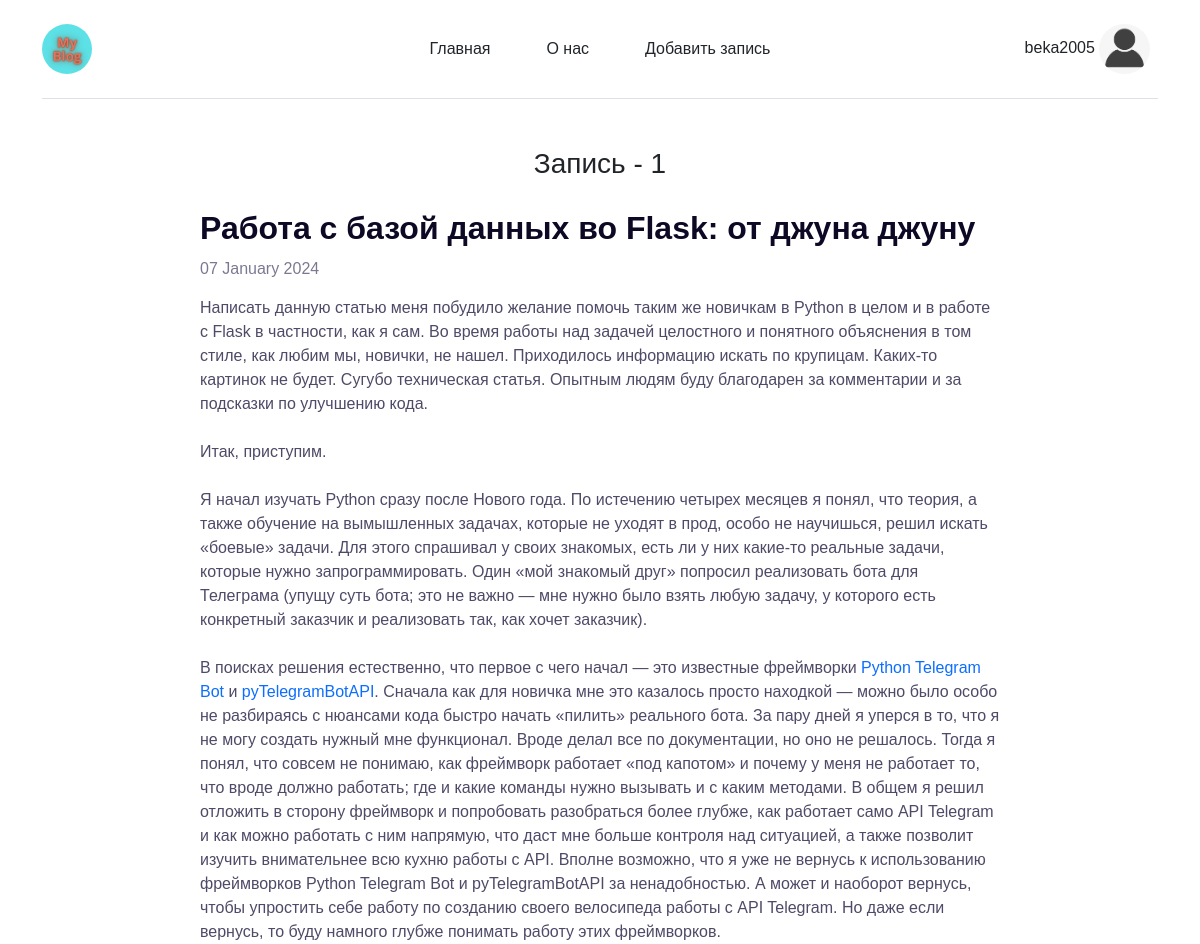
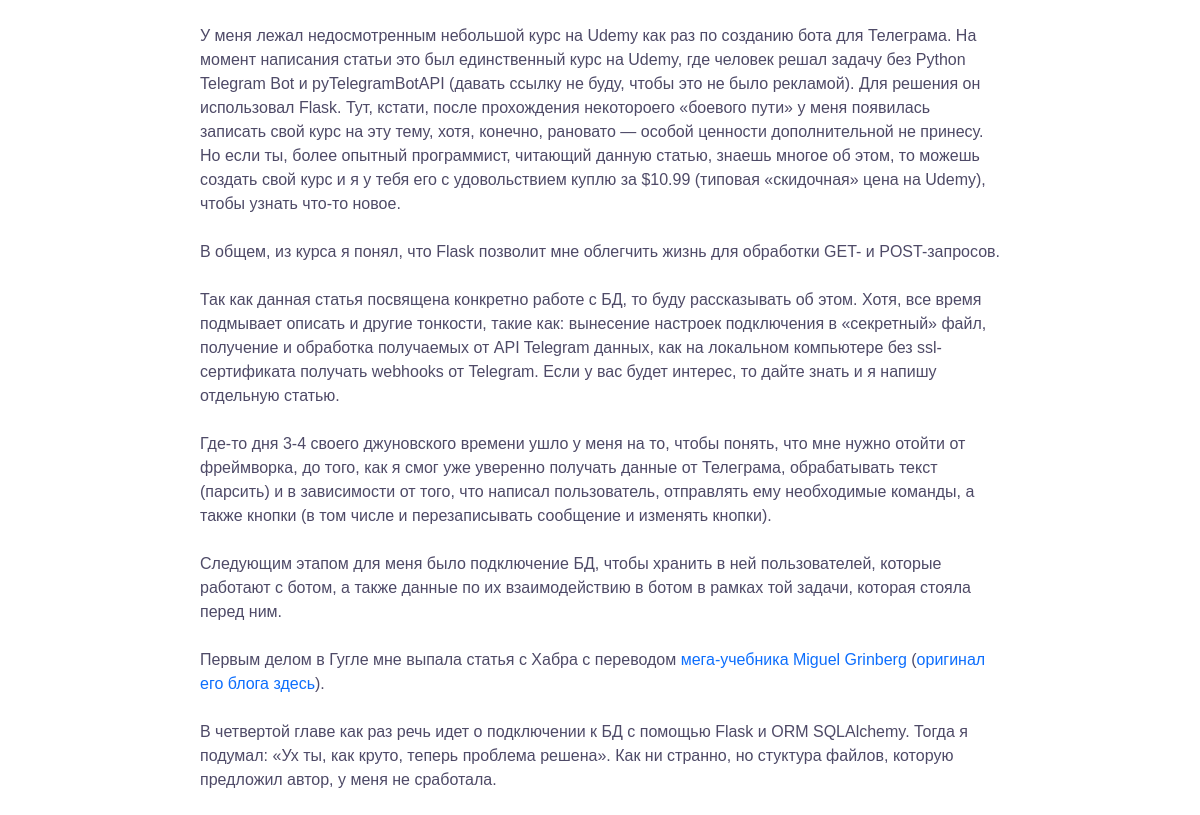
The app's page /read_post/1 (signed in) with its own data (2 pictures, top to bottom).
### app.py (models this page shows, shortened)
class UserInfo(db.Model, UserMixin):
    id = db.Column(db.Integer, primary_key=True)
    first_name = db.Column(db.String(100), nullable=False)
    last_name = db.Column(db.String(100), nullable=False)
    username = db.Column(db.String(100), unique=True, nullable=False)
    email = db.Column(db.String(120), unique=True, nullable=False)
    password = db.Column(db.String(300), nullable=False)
    instagram = db.Column(db.String(255))  # URL социальных сетей (может быть JSON или текстовым полем)
    x = db.Column(db.String(255))
    facebook = db.Column(db.String(255))
    github = db.Column(db.String(255))
    active = db.Column(db.Boolean, default=False)  # Поле "активный"
    created_at = db.Column(db.DateTime, default=datetime.utcnow)  # Поле "дата создания"
    last_active_at = db.Column(db.DateTime, default=datetime.utcnow, onupdate=datetime.utcnow)  # Поле "последнее время активности"
    articles = db.relationship('Article', backref='author', lazy=True)

class Article(db.Model):
    id = db.Column(db.Integer, primary_key=True)
    title = db.Column(db.String(100), nullable=False)
    content = db.Column(db.Text, nullable=False)
    user_id = db.Column(db.Integer, db.ForeignKey('user_info.id'), nullable=False)
    created_at = db.Column(db.DateTime, default=datetime.utcnow)

### app.py (the view)
@app.route('/read_post/<int:id>')
def read_post(id):
    post = Article.query.get(id)
    return render_template('read_post.html', id = id, post = post)

### app.py (called while the page is built)
@login_manager.user_loader
def load_user(user_id):
    return UserInfo.query.get(int(user_id))

### templates/read_post.html (shortened to what this page needs)
{% extends 'base.html' %}
{% block content %}
    <div class="container mt-5">
        <h3 class="text-center">Запись - {{ id }}</h3>
        <div class="single-post">
            <div class="single-post__content">
                <h1 class="single-post__title">{{ post.title }}</h1>
                <span class="single-post__code">{{ post.created_at.strftime('%d %B %Y') }}</span>
                <div class="single-post__text">{{ post.content | safe }}</div>
            </div>
        </div>
    </div>
{% endblock %}

### templates/base.html (shortened to what this page needs)
<!DOCTYPE html>
<html lang="ru">
<head>
    <link href="https://cdn.jsdelivr.net/npm/bootstrap@5.0.2/dist/css/bootstrap.min.css" rel="stylesheet">
    <link rel="stylesheet" href="{{ url_for('static', filename='css/main.css') }}">
</head>
<body>
    <div class="container">
        <header class="d-flex flex-wrap align-items-center justify-content-center justify-content-md-between py-3 mb-4 border-bottom">
          <a href="/" class="d-flex align-items-center col-md-3 mb-2 mb-md-0 text-dark text-decoration-none">
            <img class="logo1 bi me-2" height="50" src="{{ url_for('static', filename='img/my_blog.png') }}">
          </a>
          <ul class="nav col-12 col-md-auto mb-2 justify-content-center mb-md-0 nav-css">
            <li><a href="{{ url_for('home') }}" class="nav-link px-2 link-dark">Главная</a></li>
            <li><a href="{{ url_for('about') }}" class="nav-link px-2 link-dark">О нас</a></li>
            <li><a href="{{ url_for('add_post') }}" class="nav-link px-2 link-dark">Добавить запись</a></li>
          </ul>
          {% if not current_user.is_authenticated %}
          <div class="col-md-3 text-end">
            <a href="{{ url_for('login') }}" class="btn btn-outline-primary me-2">Войти</a>
            <a href="{{ url_for('register') }}" class="btn btn-outline-primary me-2">Регистрация</a>
          </div>
          {% else %}
          <div class="col-md-3 text-end">
            <a href="{{ url_for('profile', id = current_user.id) }}" class="nav-link px-2 link-dark">
              {{ current_user.username }}
              <img class="logo1" src="{{ url_for('static', filename='img/avatar.png') }}" alt="default-avatar" height="50">
          </a>
          </div>
          {% endif %}
        </header>
      </div>
    <div class="container">
        {% block content %}
        {% endblock %}
    </div>
</body>
</html>

### static/css/main.css (style rules this page uses)
.logo1 { border-radius: 50%; }
a { text-decoration: none; }
* { box-sizing: border-box; }
body { background-color: #fff; min-height: 100vh; font-family: "Fira Sans", sans-serif; }
.nav-css > li > a { margin: 0 20px; }
.single-post { display: flex; justify-content: center; align-items: center; flex-direction: column; }
.single-post__content { max-width: 800px; margin-top: 20px; }
.single-post__title { font-size: 32px; font-weight: 700; color: #0d0925; margin-bottom: 10px; }
.single-post__code { color: #7b7992; margin-bottom: 15px; display: block; font-weight: 500; }
.single-post__text { color: #4e4a67; margin-bottom: 30px; line-height: 1.5em; }

### records on screen
UserInfo: username "beka2005"
Article: title "Работа с базой данных во Flask: от джуна джуну", created_at "07 January 2024", content "Написать данную статью меня побудило желание помочь таким же новичкам в Python в целом и в работе с Flask в частности, как я сам. Во время работы над задачей целостного и понятного объяснения в том стиле, как любим мы, новички, не нашел. Приходилось информацию искать по крупицам. Каких-то картинок не будет. Сугубо техническая статья. Опытным людям буду благодарен за комментарии и за подсказки по улучшению кода. Итак, приступим. Я начал изучать Python сразу после Нового года. По истечению четырех месяцев я понял, что теория, а также обучение на вымышленных задачах, которые не уходят в прод, особо не научишься, решил искать «боевые» задачи. Для этого спрашивал у своих знакомых, есть ли у них…"

### other values on screen
{{ id }} "1"
